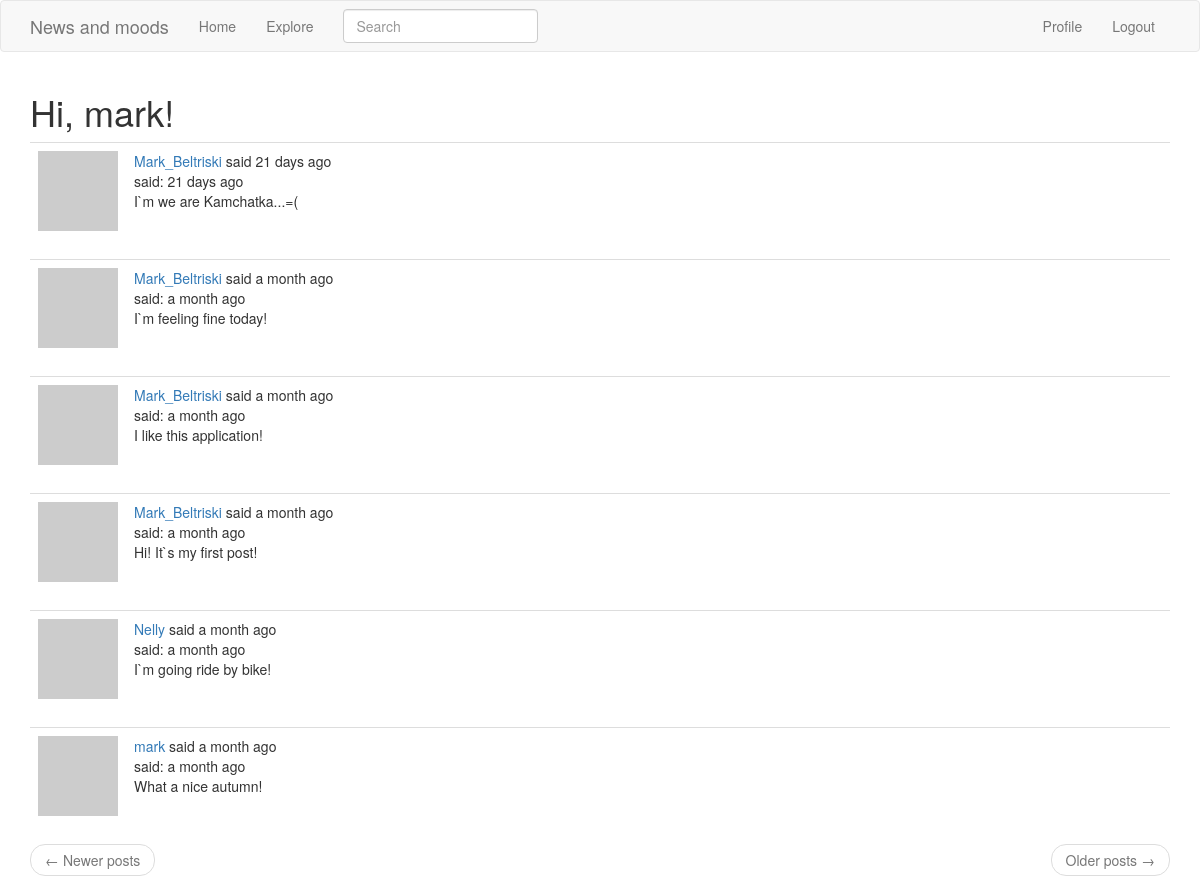
The page /explore (signed in) on the database as committed earlier.
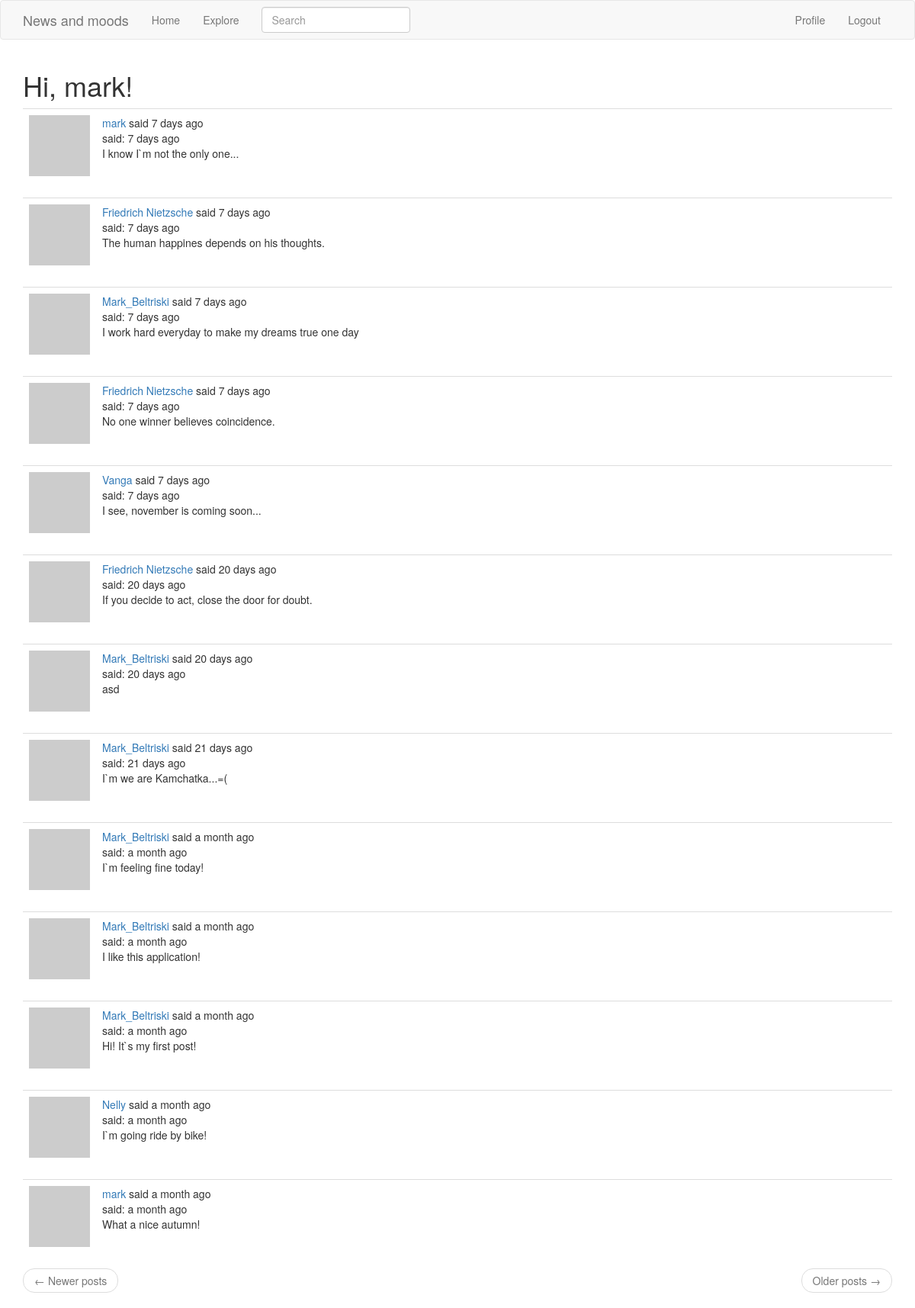
The same page on the database as committed later.
### app/models.py (models this page shows, shortened)
class User(UserMixin, db.Model):
    id = db.Column(db.Integer, primary_key=True)
    username = db.Column(db.String(64), index=True, unique=True)
    email = db.Column(db.String(120), index=True, unique=True)
    password_hash = db.Column(db.String(128))
    posts = db.relationship('Post', backref='author', lazy='dynamic')
    about_me = db.Column(db.String(140))
    last_seen = db.Column(db.DateTime, default=datetime.utcnow)
    followed = db.relationship(
        'User', secondary=followers,
        primaryjoin=(followers.c.follower_id == id),
        secondaryjoin=(followers.c.followed_id == id),
        backref=db.backref('followers', lazy='dynamic'), lazy='dynamic')
    def avatar(self, size):
        digest = md5(self.email.lower().encode('utf-8')).hexdigest()
        return 'https://www.gravatar.com/avatar/{}?d=identicon&s={}'.format(
            digest, size)

class SearchableMixin(object):
    @classmethod
    def before_commit(cls, session):
        session._changes = {
            'add': list(session.new),
            'update': list(session.dirty),
            'delete': list(session.deleted)
        }
    @classmethod
    def after_commit(cls, session):
        for obj in session._changes['add']:
            if isinstance(obj, SearchableMixin):
                add_to_index(obj.__tablename__, obj)
        for obj in session._changes['update']:
            if isinstance(obj, SearchableMixin):
                add_to_index(obj.__tablename__, obj)
        for obj in session._changes['delete']:
            if isinstance(obj, SearchableMixin):
                remove_from_index(obj.__tablename__, obj)
        session._changes = None

class Post(SearchableMixin, db.Model):
    __searchable__ = ['body']
    id = db.Column(db.Integer, primary_key=True)
    body = db.Column(db.String(140))
    timestamp = db.Column(db.DateTime, index=True, default=datetime.utcnow)
    user_id = db.Column(db.Integer, db.ForeignKey('user.id'))

### app/main/routes.py (the view)
@bp.route('/explore')
@login_required
def explore():
    page = request.args.get('page', 1, type=int)
    posts = Post.query.order_by(Post.timestamp.desc()).paginate(
        page, current_app.config['POST_PER_PAGE'], False)
    next_url = url_for('main.explore', page=posts.next_num) \
        if posts.has_next else None
    prev_url = url_for('main.explore', page=posts.prev_num) \
        if posts.has_prev else None
    return render_template('index.html', title='Explore', posts=posts.items, next_url=next_url,
                           prev_url=prev_url)

### app/main/forms.py
class SearchForm(FlaskForm):
    q = StringField('Search', validators=[DataRequired()])
    def __init__(self, *args, **kwargs):
        if 'formdata' not in kwargs:
            kwargs['formdata'] = request.args
        if 'csrf_enabled' not in kwargs:
            kwargs['csrf_enabled'] = False
        super(SearchForm, self).__init__(*args, **kwargs)

### app/main/routes.py (called while the page is built)
@bp.before_request
def before_request():
    if current_user.is_authenticated:
        current_user.last_seen = datetime.utcnow()
        db.session.commit()

@bp.before_request
def before_request():
    if current_user.is_authenticated:
        current_user.last_seen = datetime.utcnow()
        db.session.commit()
        g.search_form = SearchForm()
    g.locale = str(get_locale())

### app/models.py (called while the page is built)
@login.user_loader
def load_user(id):
    return User.query.get(int(id))

### app/templates/index.html (shortened to what this page needs)
{% extends "base.html" %}
{% import 'bootstrap/wtf.html' as wtf %}
{% block app_content %}
    <h1>Hi, {{ current_user.username }}!</h1>
     {% for post in posts %}
        {% include '_post.html' %}
    {% endfor %}
    <nav aria-label="...">
        <ul class="pager">
            <li class="previous{% if not prev_url %} disabled{% endif %}">
                <a href="{{ prev_url or '#' }}">
                    <span aria-hidden="true">&larr;</span> Newer posts
                </a>
            </li>
            <li class="next{% if not next_url %} disabled{% endif %}">
                <a href="{{ next_url or '#' }}">
                    Older posts <span aria-hidden="true">&rarr;</span>
                </a>
            </li>
        </ul>
    </nav>
{% endblock %}

### app/templates/base.html (shortened to what this page needs)
{% extends 'bootstrap/base.html' %}
{% block navbar %}
    <nav class="navbar navbar-default">
        <div class="container">
            <div class="navbar-header">
                <a class="navbar-brand" href="{{ url_for('main.index') }}">News and moods</a>
            </div>
            <div class="collapse navbar-collapse" id="bs-example-navbar-collapse-1">
                <ul class="nav navbar-nav">
                    <li><a href="{{ url_for('main.index') }}">Home</a></li>
                    <li><a href="{{ url_for('main.explore') }}">Explore</a></li>
                </ul>
                {% if g.search_form %}
                <form class="navbar-form navbar-left" method="get"
                    action="{{ url_for('main.search') }}">
                    <div class="form-group">
                        {{ g.search_form.q(size=20, class='form-control', placeholder=g.search_form.q.label.text) }}
                    </div>
                </form>
                {% endif %}
                <ul class="nav navbar-nav navbar-right">
                    {% if current_user.is_anonymous %}
                    <li><a href="{{ url_for('auth.login') }}">Login</a></li>
                    {% else %}
                    <li><a href="{{ url_for('main.user', username=current_user.username) }}">Profile</a></li>
                    <li><a href="{{ url_for('auth.logout') }}">Logout</a></li>
                    {% endif %}
                </ul>
            </div>
        </div>
    </nav>
{% endblock %}
{% block content %}
    <div class="container">
        {% block app_content %}{% endblock %}
    </div>
{% endblock %}

### app/templates/_post.html (shortened to what this page needs)
<table class="table table-hover">
    <tr>
        <td width="70px">
            <a href="{{ url_for('main.user', username=post.author.username) }}">
                <img src="{{ post.author.avatar(70) }}" />
            </a>
        </td>
        <td>
            {{ user_link }} said {{ moment(post.timestamp).fromNow() }}
            <br>
            said: {{ moment(post.timestamp).fromNow() }}
            <br>
            {{ post.body }}
        </td>
    </tr>
</table>

Rows that differ between the two databases and show on the page:
added Post: user_link "mark", timestamp "7 days ago", body "I know I`m not the only one..."
added Post: user_link "Friedrich Nietzsche", timestamp "7 days ago", body "The human happines depends on his thoughts."
added Post: user_link "Mark_Beltriski", timestamp "7 days ago", body "I work hard everyday to make my dreams true one day"
added Post: user_link "Friedrich Nietzsche", timestamp "7 days ago", body "No one winner believes coincidence."
added Post: user_link "Vanga", timestamp "7 days ago", body "I see, november is coming soon..."
added Post: user_link "Friedrich Nietzsche", timestamp "20 days ago", body "If you decide to act, close the door for doubt."
added Post: user_link "Mark_Beltriski", timestamp "20 days ago", body "asd"
